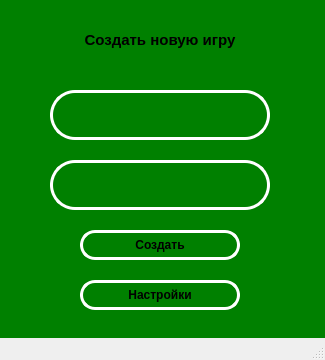
<?xml version="1.0" encoding="UTF-8"?>
<ui version="4.0">
 <class>MainWindow</class>
 <widget class="QMainWindow" name="MainWindow">
  <property name="geometry">
   <rect>
    <x>0</x>
    <y>0</y>
    <width>325</width>
    <height>360</height>
   </rect>
  </property>
  <property name="windowTitle">
   <string>MainWindow</string>
  </property>
  <property name="styleSheet">
   <string notr="true">QLineEdit{
	border: 3px solid #fff;
	font-weight: bold;
	color: green;
	font-size: 14px;
	background: rgba(255, 255, 255, 0.7);
	border-radius: 25px;
	text-align: center;	
}
QPushButton{
	border: 3px solid #fff;
	font-weight: bold;
	border-radius: 15px;
	background: rgba(255, 255, 255, 0.7);
}
QPushButton:hover{
	background-color: silver;

}
</string>
  </property>
  <widget class="QWidget" name="centralwidget">
   <widget class="QStackedWidget" name="stackedWidget">
    <property name="geometry">
     <rect>
      <x>0</x>
      <y>0</y>
      <width>325</width>
      <height>360</height>
     </rect>
    </property>
    <property name="styleSheet">
     <string notr="true">background-color: green;</string>
    </property>
    <property name="currentIndex">
     <number>0</number>
    </property>
    <widget class="QWidget" name="create_page">
     <widget class="QLineEdit" name="game_id">
      <property name="geometry">
       <rect>
        <x>50</x>
        <y>90</y>
        <width>220</width>
        <height>50</height>
       </rect>
      </property>
      <property name="styleSheet">
       <string notr="true">text-align: center;
font-size: 14px;
font-weight: bold;
color: black;</string>
      </property>
     </widget>
     <widget class="QLabel" name="label">
      <property name="geometry">
       <rect>
        <x>50</x>
        <y>10</y>
        <width>220</width>
        <height>60</height>
       </rect>
      </property>
      <property name="styleSheet">
       <string notr="true">text-align: center;
font-size: 14px;
font-weight: bold;
color: black;</string>
      </property>
      <property name="text">
       <string>&lt;html&gt;&lt;head/&gt;&lt;body&gt;&lt;p align=&quot;center&quot;&gt;&lt;span style=&quot; font-size:11pt;&quot;&gt;Создать новую игру&lt;/span&gt;&lt;/p&gt;&lt;/body&gt;&lt;/html&gt;</string>
      </property>
     </widget>
     <widget class="QLineEdit" name="game_password">
      <property name="enabled">
       <bool>true</bool>
      </property>
      <property name="geometry">
       <rect>
        <x>50</x>
        <y>160</y>
        <width>220</width>
        <height>50</height>
       </rect>
      </property>
      <property name="styleSheet">
       <string notr="true">text-align: center;
font-size: 14px;
font-weight: bold;
color: black;</string>
      </property>
     </widget>
     <widget class="QPushButton" name="create">
      <property name="geometry">
       <rect>
        <x>80</x>
        <y>230</y>
        <width>160</width>
        <height>30</height>
       </rect>
      </property>
      <property name="text">
       <string>Создать</string>
      </property>
     </widget>
     <widget class="QPushButton" name="settings">
      <property name="geometry">
       <rect>
        <x>80</x>
        <y>280</y>
        <width>160</width>
        <height>30</height>
       </rect>
      </property>
      <property name="text">
       <string>Настройки</string>
      </property>
     </widget>
    </widget>
    <widget class="QWidget" name="settings_page">
     <widget class="QComboBox" name="player_q">
      <property name="geometry">
       <rect>
        <x>230</x>
        <y>30</y>
        <width>41</width>
        <height>22</height>
       </rect>
      </property>
      <property name="whatsThis">
       <string>&lt;html&gt;&lt;head/&gt;&lt;body&gt;&lt;p&gt;10&lt;/p&gt;&lt;/body&gt;&lt;/html&gt;</string>
      </property>
      <property name="styleSheet">
       <string notr="true">background-color: white;</string>
      </property>
      <item>
       <property name="text">
        <string>12</string>
       </property>
      </item>
      <item>
       <property name="text">
        <string>10</string>
       </property>
      </item>
      <item>
       <property name="text">
        <string>8</string>
       </property>
      </item>
     </widget>
     <widget class="QLabel" name="label_2">
      <property name="geometry">
       <rect>
        <x>10</x>
        <y>30</y>
        <width>111</width>
        <height>21</height>
       </rect>
      </property>
      <property name="text">
       <string>Количество игроков</string>
      </property>
     </widget>
     <widget class="QLabel" name="label_3">
      <property name="geometry">
       <rect>
        <x>10</x>
        <y>70</y>
        <width>181</width>
        <height>16</height>
       </rect>
      </property>
      <property name="text">
       <string>Длительность хода при вскрытии</string>
      </property>
     </widget>
     <widget class="QLabel" name="label_4">
      <property name="geometry">
       <rect>
        <x>10</x>
        <y>110</y>
        <width>191</width>
        <height>16</height>
       </rect>
      </property>
      <property name="text">
       <string>Длительность хода при голосовании</string>
      </property>
     </widget>
     <widget class="QLineEdit" name="duration">
      <property name="geometry">
       <rect>
        <x>230</x>
        <y>70</y>
        <width>41</width>
        <height>20</height>
       </rect>
      </property>
      <property name="styleSheet">
       <string notr="true">font-size: 12px;
color: black;
qproperty-alignment: AlignCenter;
background-color: white;</string>
      </property>
      <property name="text">
       <string>60</string>
      </property>
     </widget>
     <widget class="QLineEdit" name="vote_duration">
      <property name="geometry">
       <rect>
        <x>230</x>
        <y>110</y>
        <width>41</width>
        <height>20</height>
       </rect>
      </property>
      <property name="styleSheet">
       <string notr="true">font-size: 12px;
color: black;
qproperty-alignment: AlignCenter;
background-color: white;</string>
      </property>
      <property name="text">
       <string>60</string>
      </property>
     </widget>
     <widget class="QPushButton" name="save_changes">
      <property name="geometry">
       <rect>
        <x>80</x>
        <y>200</y>
        <width>160</width>
        <height>30</height>
       </rect>
      </property>
      <property name="text">
       <string>Сохранить</string>
      </property>
     </widget>
     <widget class="QPushButton" name="cancel">
      <property name="geometry">
       <rect>
        <x>80</x>
        <y>250</y>
        <width>160</width>
        <height>30</height>
       </rect>
      </property>
      <property name="text">
       <string>Отмена</string>
      </property>
     </widget>
    </widget>
   </widget>
  </widget>
  <widget class="QMenuBar" name="menubar">
   <property name="geometry">
    <rect>
     <x>0</x>
     <y>0</y>
     <width>325</width>
     <height>20</height>
    </rect>
   </property>
  </widget>
  <widget class="QStatusBar" name="statusbar"/>
 </widget>
 <resources/>
 <connections/>
</ui>
